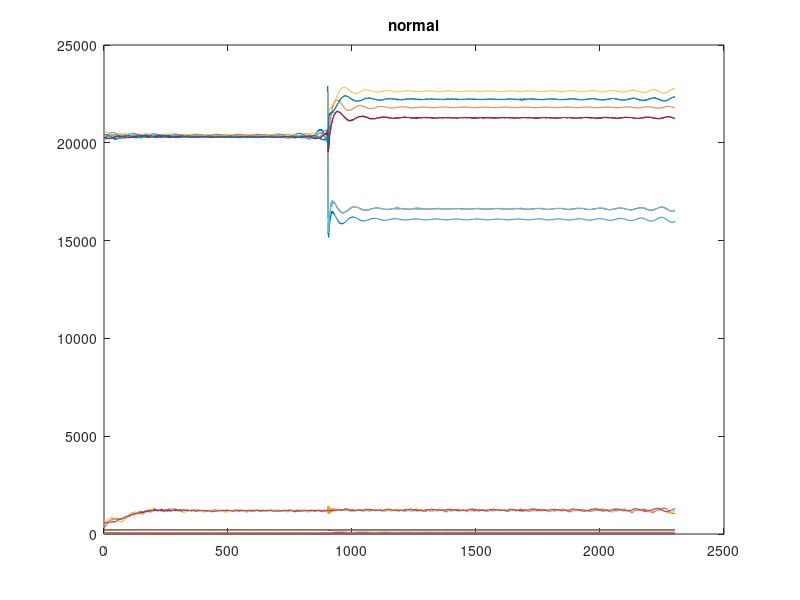
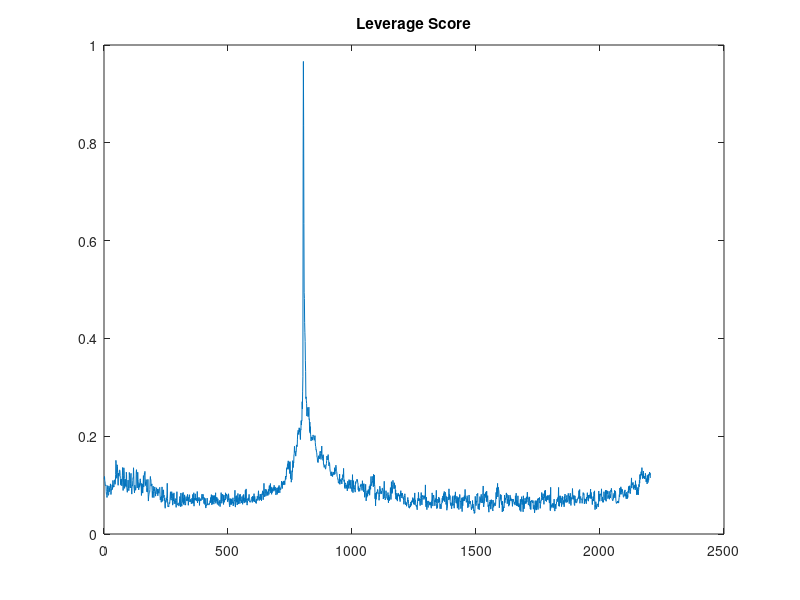

MATLAB code to generate these figures, in order: (Note: this script raises an error after producing the figures.)
%%
clear
close all
clc

addpath(genpath('code_mfbc'))


%% 

load('fault1_data_n.mat')

% normal_data = zeros(250001,36);
%  for i = 1:12
% %     test = ScopeData.signals(i).values;
%     if size(ScopeData.signals(i).values,2) == 3
%         normal_data(:,(i-1)*3+1:(i-1)*3+3)=ScopeData.signals(i).values;
%     else
%         normal_data(:,(i-1)*3+1)=ScopeData.signals(i).values;
%     end
% % colNames = {'Normal_A','Normal_B','Normal_C'};
% % Normal_Data = array2table(test,'VariableNames',colNames);
%  end
%  
%  
% normal_data(:,[17:18,35:36]) = [];
% 
%  normal_data = downsample(normal_data,100);
 
 
  normal_data = fault1_data_n;
  
 %%
 

 
 
% 
%   figure
%   subplot(121)
%   imagesc( (normal_data))
%   title('raw')
%   subplot(122)
%   imagesc( normc(normal_data));
%   title('normalized')
  
  
  %%
  
  normal_data_ia = abs(hilbert(normal_data));
  bb = 100;
  
  
  figure
  plot(normal_data_ia(bb:end-bb,:));
  title('normal')
  

   %%  leverage score
[U,S,V] = svd(normal_data_ia(bb:end-bb,:),'econ');
lev = vecnorm(U');

figure
plot(lev(bb:end));
title('Leverage Score')


%%

load('fault_1.mat')

normal_data = zeros(250001,36);
 for i = 1:12
%     test = ScopeData.signals(i).values;
    if size(ScopeData.signals(i).values,2) == 3
        normal_data(:,(i-1)*3+1:(i-1)*3+3)=ScopeData.signals(i).values;
    else
        normal_data(:,(i-1)*3+1)=ScopeData.signals(i).values;
    end
% colNames = {'Normal_A','Normal_B','Normal_C'};
% Normal_Data = array2table(test,'VariableNames',colNames);
 end
 
 
normal_data(:,[17:18,35:36]) = [];



 %%
 
 normal_data = downsample(normal_data,100);
 
 
  normal_data_n = normc(normal_data);
  figure
  subplot(121)
  imagesc( (normal_data))
  title('raw')
  subplot(122)
  imagesc( normc(normal_data));
  title('normalized')
  
  
  %%
  
  normal_data_ia = abs(hilbert(normal_data));
  bb = 100;
  
  
  figure
  plot(normal_data_ia(bb:end-bb,:));
  title('normal')
  

   %%  leverage score
[U,S,V] = svd(normal_data_ia(bb:end-bb,:),'econ');
lev = vecnorm(U');

figure
plot(lev(bb:end));
title('Leverage Score')
  
  
  %% Fault 1 
  
opt_anysign = opt_Integerfac_findvert('nonnegative', false, 'affine', false);
r1 = 3;
[That1, Ahat1, status1] = Integerfac_findvert_cpp(normal_data_ia(bb:end-bb,:), r1, [0 1], opt_anysign);

figure; imagesc(That1);title('Binary fault1');
figure; imagesc(Ahat1);title('Coef fault1');
test =  That1 * Ahat1;
figure; plot(test);
figure; plot(normal_data_ia(bb:end-bb,:));


%%

% rest several signals
fault_1_n = normalize(normal_data_ia(bb:end-bb,:),'range');
r1a = 8;
[That1a, Ahat1a, status1a] = Integerfac_findvert_cpp(fault_1_n, r1a, [0 1], opt_anysign);

figure; imagesc(That1a);title('Binary fault1');
figure; imagesc(Ahat1a);title('Coef fault1');
testa =  That1a * Ahat1a;
figure; plot(testa);
figure; plot(fault_1_n);

%% second layer
res_falut1 = fault_1_n - That1a * Ahat1a;
 res_falut1_n = normalize(res_falut1,'range');
r_res1 = 8;
[That1_res1, Ahat1_res1, status1_res1] = Integerfac_findvert_cpp(res_falut1, r_res1, [0 1], opt_anysign);

figure; imagesc(That1_res1);title('Binary fault1');
figure; imagesc(Ahat1_res1);title('Coef fault1');
test1_res1 =  That1_res1 * Ahat1_res1;
figure; plot(test1_res1);
figure; plot(res_falut1);
figure; imagesc(test1_res1);
figure; imagesc(res_falut1);

res2_falut1 = res_falut1 - That1_res1 * Ahat1_res1;

figure; plot(res2_falut1);
